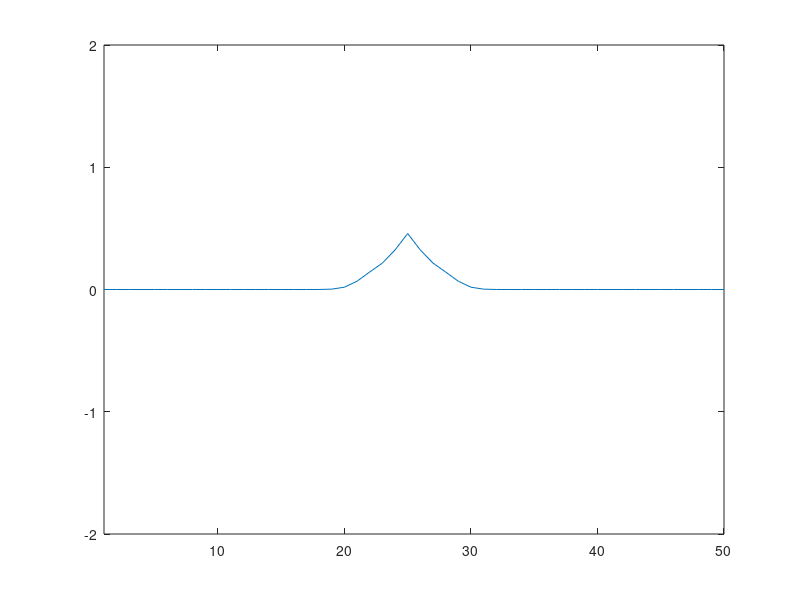

Source code (MATLAB):
% This is a 1D FDTD simulation with pulse
% It displays a "movie" of the signal
% Size of the FDTD space
clear;
ke=50;
% Position of the source
ks=ke/2;
% Number of time steps
nsteps=10;
% Cell size and time stepping
c0=3.e8;
dx=0.01;
dt=dx/(2.*c0);
% Constants
cc=c0*dt/dx;
% Initialize vectors
ex=zeros(1,ke);
hy=zeros(1,ke);
% Gaussian pulse
t0=20;
spread=8;
% Start loop
for t=1:nsteps
% E field loop
for k=2:ke-1
ex(k)=ex(k)+cc*(hy(k-1)-hy(k));
end
% Source
ex(ks)=exp(-.5*((t-t0)/spread)^2);
% H field loop
for k=1:ke-1
hy(k)=hy(k)+cc*(ex(k)-ex(k+1));
end
plot(ex);axis([1 ke -2 2]);
input('Type')
end
